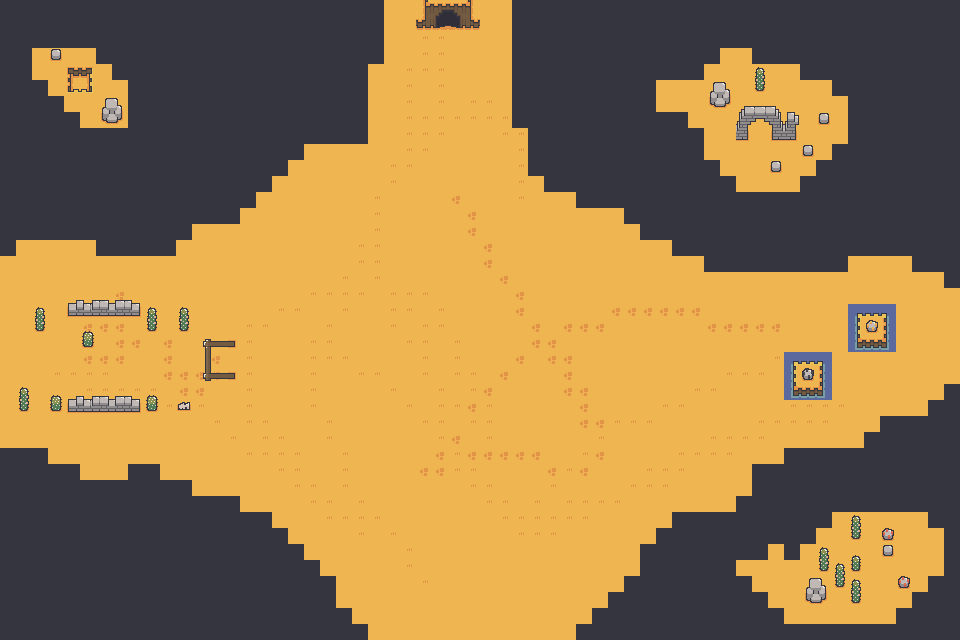

The image is a tile-based game level rendered from a .tmx file. Its description and source (layers, tilesets, objects; grid data summarised) follow:
An orthogonal 60x40 tile map with 16x16 px tiles, 3 tile layers (Background, FirstLayer, SecondLayer), 3 tilesets and 73 objects.

<map version="1.10" tiledversion="git" orientation="orthogonal" renderorder="right-down" width="60" height="40" tilewidth="16" tileheight="16" infinite="0" nextlayerid="6" nextobjectid="98">
 <tileset firstgid="1" source="DesertPng.tsx" />
 <tileset firstgid="199" source="desert_ [fencesAndWalls].tsx" />
 <tileset firstgid="379" source="DesertRessource.tsx" />
 <layer id="1" name="Background" width="60" height="40">
  <data>[2400 cells, 2400 non-empty, 1 distinct tile ids]</data>
 </layer>
 <layer id="2" name="FirstLayer" width="60" height="40">
  <data>[2400 cells, 1382 non-empty, 8 distinct tile ids]</data>
 </layer>
 <layer id="3" name="SecondLayer" width="60" height="40">
  <data>[2400 cells, 114 non-empty, 62 distinct tile ids]</data>
 </layer>
 <objectgroup id="4" name="Collision">
  <object id="1" x="512.667" y="0.666667" width="16.6667" height="127">
   <properties>
    <property name="blocked" type="bool" value="true" />
   </properties>
  </object>
  <object id="2" x="528.667" y="128.333" width="15.6667" height="47">
   <properties>
    <property name="blocked" type="bool" value="true" />
   </properties>
  </object>
  <object id="3" x="544.667" y="176" width="30.6667" height="15.6667">
   <properties>
    <property name="blocked" type="bool" value="true" />
   </properties>
  </object>
  <object id="4" x="576.333" y="193.333" width="47.3333" height="14.3333">
   <properties>
    <property name="blocked" type="bool" value="true" />
   </properties>
  </object>
  <object id="5" x="623.667" y="208.333" width="15.6667" height="15.6667">
   <properties>
    <property name="blocked" type="bool" value="true" />
   </properties>
  </object>
  <object id="6" x="640.333" y="224" width="32" height="16">
   <properties>
    <property name="blocked" type="bool" value="true" />
   </properties>
  </object>
  <object id="7" x="672" y="241" width="32.6667" height="15">
   <properties>
    <property name="blocked" type="bool" value="true" />
   </properties>
  </object>
  <object id="8" x="703.333" y="257.667" width="144.667" height="13.6667">
   <properties>
    <property name="blocked" type="bool" value="true" />
   </properties>
  </object>
  <object id="9" x="848.667" y="241.333" width="62.3333" height="14.3333">
   <properties>
    <property name="blocked" type="bool" value="true" />
   </properties>
  </object>
  <object id="10" x="912.333" y="256" width="31.6667" height="16">
   <properties>
    <property name="blocked" type="bool" value="true" />
   </properties>
  </object>
  <object id="11" x="944" y="273" width="15.6667" height="15">
   <properties>
    <property name="blocked" type="bool" value="true" />
   </properties>
  </object>
  <object id="12" x="944" y="384.667" width="15.6667" height="15.6667">
   <properties>
    <property name="blocked" type="bool" value="true" />
   </properties>
  </object>
  <object id="13" x="927.667" y="400.667" width="17" height="14.6667">
   <properties>
    <property name="blocked" type="bool" value="true" />
   </properties>
  </object>
  <object id="14" x="880.333" y="416.333" width="47.6667" height="8">
   <properties>
    <property name="blocked" type="bool" value="true" />
   </properties>
  </object>
  <object id="15" x="864" y="432.667" width="16.6667" height="16">
   <properties>
    <property name="blocked" type="bool" value="true" />
   </properties>
  </object>
  <object id="16" x="879.667" y="424.333" width="10.3333" height="7">
   <properties>
    <property name="blocked" type="bool" value="true" />
   </properties>
  </object>
  <object id="18" x="784" y="448.333" width="80" height="16">
   <properties>
    <property name="blocked" type="bool" value="true" />
   </properties>
  </object>
  <object id="19" x="751.667" y="464.333" width="33.3333" height="32.3333">
   <properties>
    <property name="blocked" type="bool" value="true" />
   </properties>
  </object>
  <object id="20" x="736" y="496.333" width="17.3333" height="16.3333">
   <properties>
    <property name="blocked" type="bool" value="true" />
   </properties>
  </object>
  <object id="21" x="672.667" y="512.333" width="63.3333" height="15.3333">
   <properties>
    <property name="blocked" type="bool" value="true" />
   </properties>
  </object>
  <object id="22" x="656.667" y="528.667" width="16.6667" height="16">
   <properties>
    <property name="blocked" type="bool" value="true" />
   </properties>
  </object>
  <object id="23" x="640" y="544.667" width="16" height="31.6667">
   <properties>
    <property name="blocked" type="bool" value="true" />
   </properties>
  </object>
  <object id="24" x="623.333" y="576" width="18" height="16">
   <properties>
    <property name="blocked" type="bool" value="true" />
   </properties>
  </object>
  <object id="25" x="608.333" y="592.333" width="15.6667" height="15.3333">
   <properties>
    <property name="blocked" type="bool" value="true" />
   </properties>
  </object>
  <object id="26" x="592.333" y="608.667" width="15.3333" height="16">
   <properties>
    <property name="blocked" type="bool" value="true" />
   </properties>
  </object>
  <object id="27" x="576.333" y="624.667" width="16" height="15.3333">
   <properties>
    <property name="blocked" type="bool" value="true" />
   </properties>
  </object>
  <object id="28" x="352.333" y="624.667" width="16" height="14.6667">
   <properties>
    <property name="blocked" type="bool" value="true" />
   </properties>
  </object>
  <object id="29" x="336" y="609.333" width="15.6667" height="12.6667">
   <properties>
    <property name="blocked" type="bool" value="true" />
   </properties>
  </object>
  <object id="30" x="320" y="577" width="15.6667" height="30">
   <properties>
    <property name="blocked" type="bool" value="true" />
   </properties>
  </object>
  <object id="31" x="304" y="561" width="16.3333" height="15">
   <properties>
    <property name="blocked" type="bool" value="true" />
   </properties>
  </object>
  <object id="32" x="287" y="544.333" width="17" height="16.3333">
   <properties>
    <property name="blocked" type="bool" value="true" />
   </properties>
  </object>
  <object id="33" x="271.333" y="528.333" width="16.3333" height="16">
   <properties>
    <property name="blocked" type="bool" value="true" />
   </properties>
  </object>
  <object id="34" x="239.667" y="513" width="32.3333" height="15.3333">
   <properties>
    <property name="blocked" type="bool" value="true" />
   </properties>
  </object>
  <object id="35" x="189.333" y="496" width="50.6667" height="16.6667">
   <properties>
    <property name="blocked" type="bool" value="true" />
   </properties>
  </object>
  <object id="36" x="80" y="480.667" width="112" height="14.3333">
   <properties>
    <property name="blocked" type="bool" value="true" />
   </properties>
  </object>
  <object id="37" x="128.333" y="464.667" width="31.6667" height="15.6667">
   <properties>
    <property name="blocked" type="bool" value="true" />
   </properties>
  </object>
  <object id="38" x="47.6667" y="463.667" width="32.3333" height="16.6667">
   <properties>
    <property name="blocked" type="bool" value="true" />
   </properties>
  </object>
  <object id="39" x="0" y="448.333" width="49" height="15.6667">
   <properties>
    <property name="blocked" type="bool" value="true" />
   </properties>
  </object>
  <object id="40" x="-0.333333" y="240.333" width="15.6667" height="15.6667">
   <properties>
    <property name="blocked" type="bool" value="true" />
   </properties>
  </object>
  <object id="41" x="15.6667" y="224.333" width="80.3333" height="15.6667">
   <properties>
    <property name="blocked" type="bool" value="true" />
   </properties>
  </object>
  </objectgroup>
 <objectgroup id="5" name="Door">
  <!-- 1 objects omitted --></objectgroup>
</map>
<!-- 33 of 73 objects omitted -->
